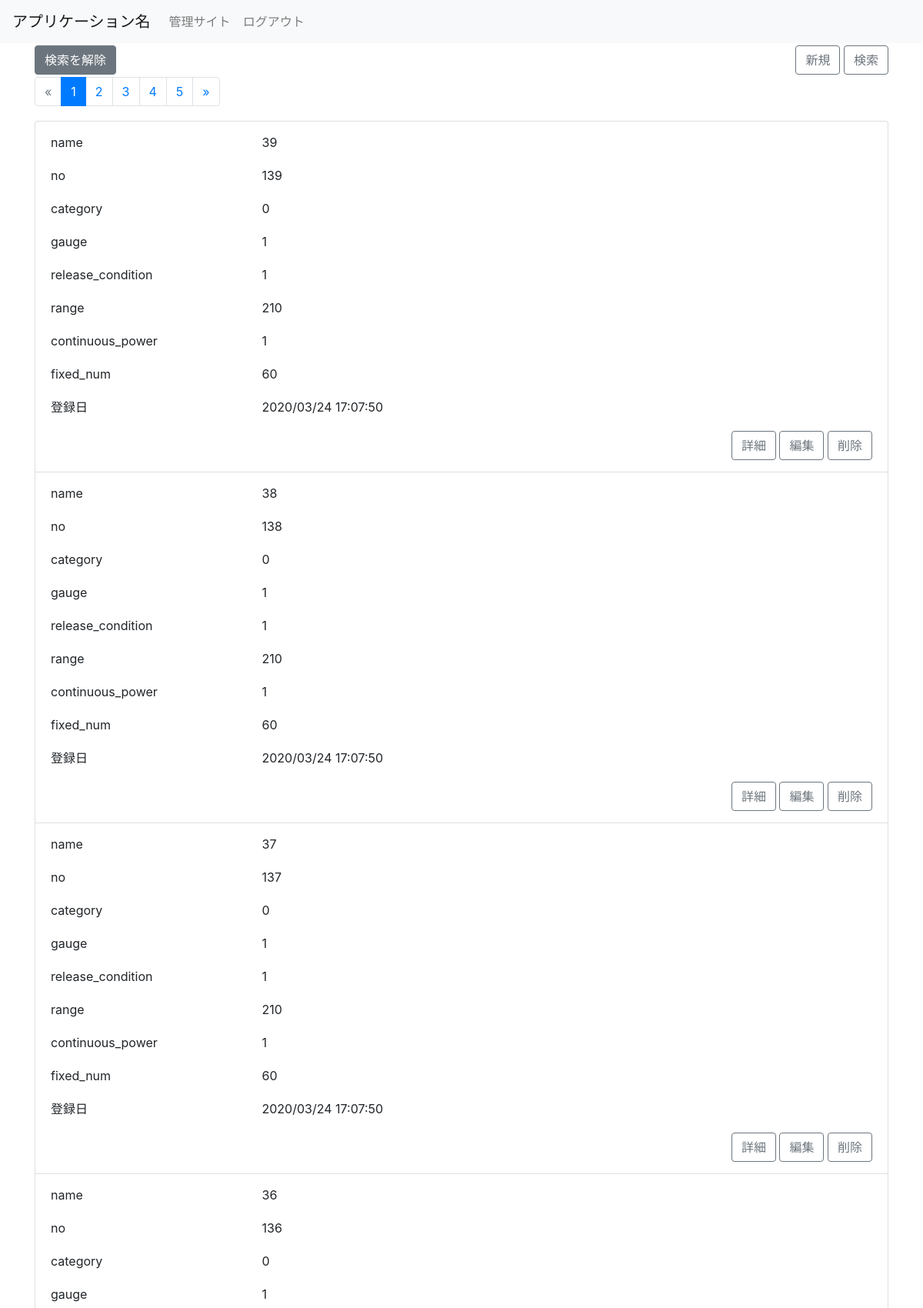
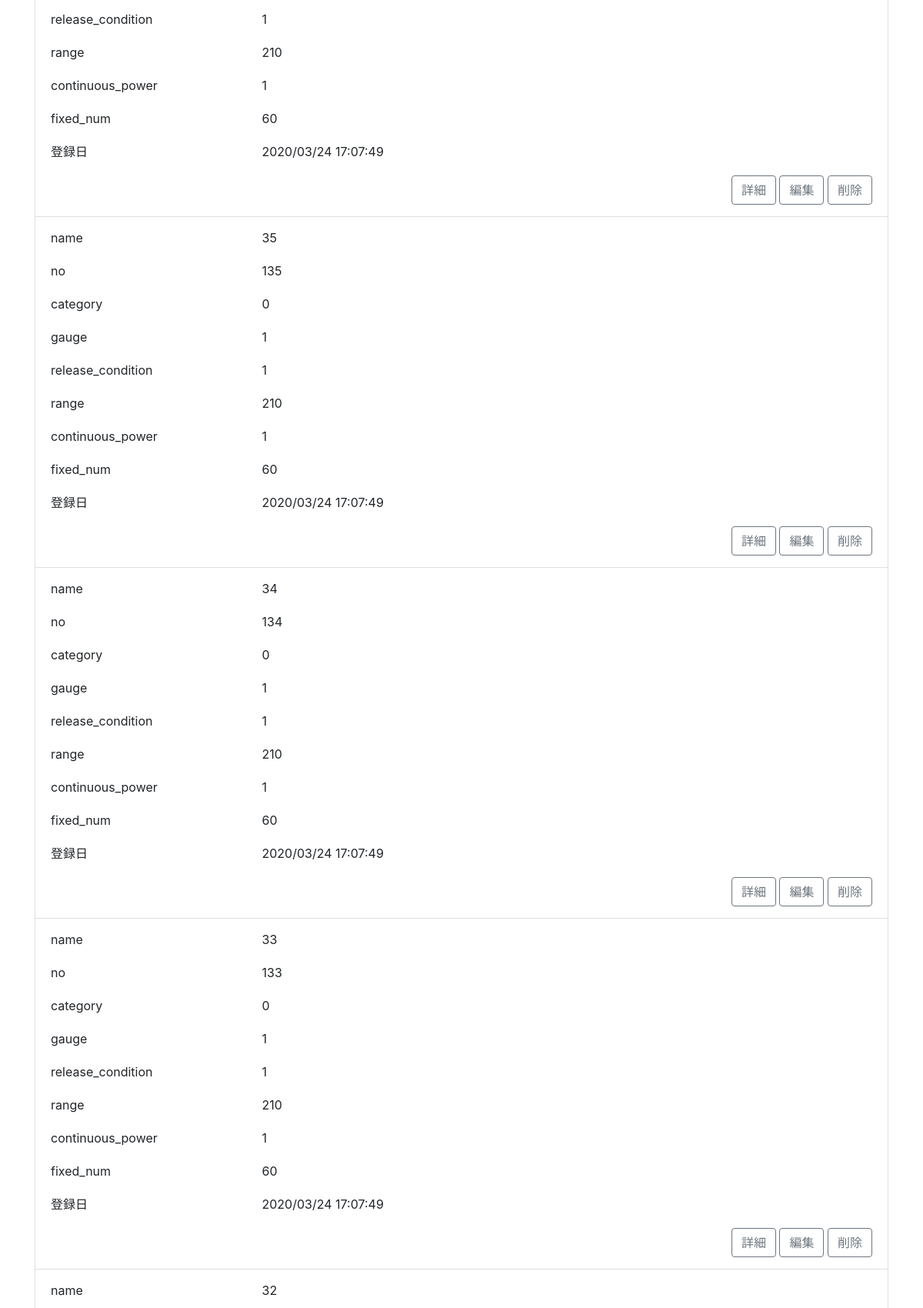
Page /index/ (signed in, upper part) on the committed database (2 pictures, top to bottom).
### app/models.py (models this page shows, shortened)
class Item(models.Model):
    no = models.IntegerField('no', blank=True, null=True)
    name = models.CharField('name', blank=True, max_length=100)
    CATEGORY = (
        ('0', 'シューター'),
        ('1', 'マニューバー'),
        ('2', 'ブラスター'),
        ('3', 'スピナー'),
        ('4', 'ローラー'),
        ('5', 'フデ'),
        ('6', 'チャージャー'),
        ('7', 'スロッシャー'),
        ('8', 'シェルター'),
        ('9', 'ガイザー'),
    )
    category = models.CharField(blank=True, max_length=2, choices=CATEGORY)
    gauge = models.IntegerField('gauge', blank=True, null=True)
    release_condition = models.CharField('release_condition', blank=True, max_length=100)
    range = models.IntegerField('range', blank=True, null=True)
    continuous_power = models.IntegerField('continuous_power', blank=True, null=True)
    fixed_num = models.IntegerField('fixed_num', blank=True, null=True)
    created_at = models.DateTimeField(
        verbose_name='登録日',
        auto_now_add=True
    )
    class Meta:
        verbose_name = 'ブキ'
        verbose_name_plural = 'ブキ一覧'

### app/views.py (the view)
# urls.py: path('',  ItemFilterView.as_view(), name='index'),
class ItemFilterView(LoginRequiredMixin, FilterView):
    model = Item
    filterset_class = ItemFilter
    queryset = Item.objects.all().order_by('-created_at')
    strict = False
    paginate_by = 10
    def get(self, request, **kwargs):
        if request.GET:
            request.session['query'] = request.GET
        else:
            request.GET = request.GET.copy()
            if 'query' in request.session.keys():
                for key in request.session['query'].keys():
                    request.GET[key] = request.session['query'][key]
        return super().get(request, **kwargs)

### app/templatetags/item_extras.py (called while the page is built)
@register.simple_tag
def url_replace(request, field, value):
    dict_ = request.GET.copy()
    dict_[field] = value
    return dict_.urlencode()

### app/templates/app/item_filter.html (shortened to what this page needs)
{% extends "app/_base.html" %}
{% block content %}
{% load crispy_forms_tags %}
<div class="container">
    <div class="row">
        <div class="col-12">
            <a class="btn btn-secondary filtered" style="visibility:visible" href="/?page=1">検索を解除</a>
            <div class="float-right">
                <a class="btn btn-outline-secondary" href="{% url 'create' %}">新規</a>
                <a class="btn btn-outline-secondary" data-toggle="modal" data-target="#myModal" href="#">検索</a>
            </div>
        </div>
    </div>
    <div class="row" >
        <div class="col-12">
            {% include "app/_pagination.html" %}
        </div>
    </div>
    <div class="row">
        <div class="col-12">
            <ul class="list-group">
                {% for item in item_list %}
                <li class="list-group-item">
                    <div class="row">
                        <div class="col-3">
                            <p>name</p>
                        </div>
                        <div class="col-9">
                            <p>{{ item.name }}</p>
                        </div>
                    </div>
                    <div class="row">
                        <div class="col-3">
                            <p>no</p>
                        </div>
                        <div class="col-9">
                            <p>{{ item.no }}</p>
                        </div>
                    </div>
                    <div class="row">
                        <div class="col-3">
                            <p>category</p>
                        </div>
                        <div class="col-9">
                            <p>{{ item.category }}</p>
                        </div>
                    </div>
                    <div class="row">
                        <div class="col-3">
                            <p>gauge</p>
                        </div>
                        <div class="col-9">
                            <p>{{ item.gauge }}</p>
                        </div>
                    </div>
                    <div class="row">
                        <div class="col-3">
                            <p>release_condition</p>
                        </div>
                        <div class="col-9">
                            <p>{{ item.release_condition }}</p>
                        </div>
                    </div>
                    <div class="row">
                        <div class="col-3">
                            <p>range</p>
                        </div>
                        <div class="col-9">
                            <p>{{ item.range }}</p>
                        </div>
                    </div>
                    <div class="row">
                        <div class="col-3">
                            <p>continuous_power</p>
                        </div>
                        <div class="col-9">
                            <p>{{ item.continuous_power }}</p>
                        </div>
                    </div>
                    <div class="row">
                        <div class="col-3">
                            <p>fixed_num</p>
                        </div>
                        <div class="col-9">
                            <p>{{ item.fixed_num }}</p>
                        </div>
                    </div>
                    <div class="row">
                        <div class="col-3">
                            <p>登録日</p>
                        </div>
                        <div class="col-9">
                            <p>{{item.created_at|date:"Y/m/d G:i:s"}}</p>
                        </div>
                    </div>
                    <div class="row">
                        <div class="col-12">
                            <div class="float-right">
                                <a class="btn btn-outline-secondary " href="{% url 'detail' item.pk %}">詳細</a>
                                <a class="btn btn-outline-secondary " href="{% url 'update' item.pk %}">編集</a>
                                <a class="btn btn-outline-secondary " href="{% url 'delete' item.pk %}">削除</a>
                            </div>
                        </div>
                    </div>
                </li>
                {% empty %}
                <li class="list-group-item">
                    対象のデータがありません
                </li>
                {% endfor %}
            </ul>
        </div>
    </div>
</div>
{% endblock %}

### app/templates/app/_base.html (shortened to what this page needs)
{% load static %}
<!DOCTYPE html>
<html lang="ja">
<head>
    <link href="https://maxcdn.bootstrapcdn.com/bootstrap/4.0.0/css/bootstrap.min.css" rel="stylesheet"
>
    <link href="{% static "app/css/app.css" %}" rel="stylesheet">
</head>
<body>
    <nav class="navbar navbar-expand-lg navbar-light bg-light">
        <a class="navbar-brand" href="#">アプリケーション名</a>
        <div class="collapse navbar-collapse" id="Navber">
            <ul class="navbar-nav mr-auto">
                <li class="nav-item">
                    <a class="nav-link" href="{% url 'admin:index'%}">管理サイト</a>
                </li>
                <li class="nav-item">
                    <a class="nav-link" href="{% url 'admin:logout'%}">ログアウト</a>
                </li>
            </ul>
        </div>
    </nav>
    {% block content %}
    {% endblock %}
</body>
</html>

### app/templates/app/_pagination.html (shortened to what this page needs)
{% load item_extras %}
<ul class="pagination">
    {% if page_obj.has_previous %}
        <li class="page-item pagination-prev">
            <a class="page-link" href="?{% url_replace request 'page' page_obj.previous_page_number %}">&laquo;</a>
        </li>
    {% else %}
        <li class="disabled page-item pagination-next">
            <span class="page-link">&laquo;</span>
        </li>
    {% endif %}
    {% for page in page_obj.paginator.page_range %}
        {% if page %}
            {% ifequal page page_obj.number %}
                <li class="active page-item">
                    <span class="page-link">{{ page }}
                    </span>
                </li>
            {% else %}
                <li class="page-item">
                    <a class="page-link" href="?{% url_replace request 'page' page %}">{{ page }}</a>
                </li>
            {% endifequal %}
        {% endif %}
    {% endfor %}
    {% if page_obj.has_next %}
        <li class="page-item pagination-next">
            <a class="page-link" href="?{% url_replace request 'page' page_obj.next_page_number %}">&raquo;</a>
        </li>
    {% else %}
        <li class="disabled page-item pagination-next">
            <span class="page-link ">&raquo;</span>
        </li>
    {% endif %}
</ul>

### app/static/app/css/app.css (style rules this page uses)
.row { margin-top:3px; margin-bottom:3px; }

### rows in the picture
Item: name "39", no "139", category "0", gauge "1", release_condition "1", range "210", continuous_power "1", fixed_num "60", created_at "2020/03/24 17:07:50"
Item: name "38", no "138", category "0", gauge "1", release_condition "1", range "210", continuous_power "1", fixed_num "60", created_at "2020/03/24 17:07:50"
Item: name "37", no "137", category "0", gauge "1", release_condition "1", range "210", continuous_power "1", fixed_num "60", created_at "2020/03/24 17:07:50"
Item: name "36", no "136", category "0", gauge "1", release_condition "1", range "210", continuous_power "1", fixed_num "60", created_at "2020/03/24 17:07:49"
Item: name "35", no "135", category "0", gauge "1", release_condition "1", range "210", continuous_power "1", fixed_num "60", created_at "2020/03/24 17:07:49"
Item: name "34", no "134", category "0", gauge "1", release_condition "1", range "210", continuous_power "1", fixed_num "60", created_at "2020/03/24 17:07:49"
Item: name "33", no "133", category "0", gauge "1", release_condition "1", range "210", continuous_power "1", fixed_num "60", created_at "2020/03/24 17:07:49"
Item: name "32"

### other values in the picture
{{ page }} "1"
{{ page }} "2" "3" "4" "5"
